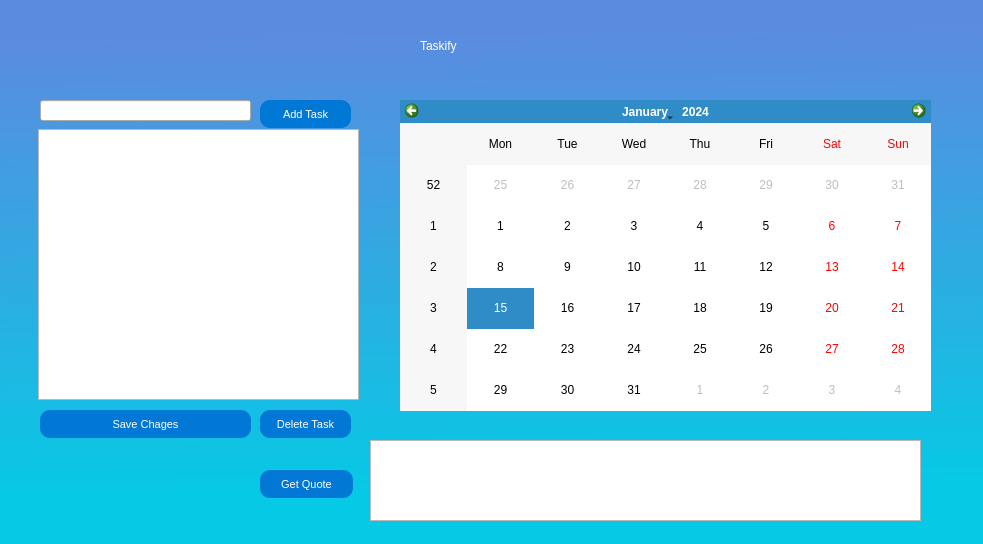
<?xml version="1.0" encoding="UTF-8"?>
<ui version="4.0">
 <class>Form</class>
 <widget class="QWidget" name="Form">
  <property name="enabled">
   <bool>true</bool>
  </property>
  <property name="geometry">
   <rect>
    <x>0</x>
    <y>0</y>
    <width>983</width>
    <height>544</height>
   </rect>
  </property>
  <property name="sizePolicy">
   <sizepolicy hsizetype="Fixed" vsizetype="Fixed">
    <horstretch>0</horstretch>
    <verstretch>0</verstretch>
   </sizepolicy>
  </property>
  <property name="windowTitle">
   <string>Form</string>
  </property>
  <property name="styleSheet">
   <string notr="true"/>
  </property>
  <widget class="QPushButton" name="saveButton">
   <property name="geometry">
    <rect>
     <x>40</x>
     <y>410</y>
     <width>211</width>
     <height>28</height>
    </rect>
   </property>
   <property name="styleSheet">
    <string notr="true">border-radius:10px;
background-color: #0178D6;
color:white;
font:8pt;
</string>
   </property>
   <property name="text">
    <string>Save Chages</string>
   </property>
  </widget>
  <widget class="QListWidget" name="tasksListWidget">
   <property name="geometry">
    <rect>
     <x>38</x>
     <y>129</y>
     <width>321</width>
     <height>271</height>
    </rect>
   </property>
   <property name="styleSheet">
    <string notr="true"/>
   </property>
  </widget>
  <widget class="QCalendarWidget" name="calendarWidget">
   <property name="geometry">
    <rect>
     <x>400</x>
     <y>100</y>
     <width>531</width>
     <height>311</height>
    </rect>
   </property>
   <property name="styleSheet">
    <string notr="true"/>
   </property>
  </widget>
  <widget class="QLineEdit" name="taskLineEdit">
   <property name="geometry">
    <rect>
     <x>40</x>
     <y>100</y>
     <width>211</width>
     <height>21</height>
    </rect>
   </property>
  </widget>
  <widget class="QWidget" name="bgwidget" native="true">
   <property name="geometry">
    <rect>
     <x>0</x>
     <y>0</y>
     <width>983</width>
     <height>544</height>
    </rect>
   </property>
   <property name="styleSheet">
    <string notr="true">QWidget#bgwidget{
background-color: qlineargradient(spread:pad, x1:0.542289, y1:0.057, x2:0.56204, y2:0.903, stop:0 rgba(91, 139, 223, 255), stop:1 rgba(6, 201, 229, 255));}</string>
   </property>
   <widget class="QLabel" name="label">
    <property name="geometry">
     <rect>
      <x>420</x>
      <y>0</y>
      <width>161</width>
      <height>91</height>
     </rect>
    </property>
    <property name="styleSheet">
     <string notr="true">font: 30pt &quot;MS Shell Dlg 2&quot;; color:rgb(255, 255, 255)</string>
    </property>
    <property name="text">
     <string>Taskify</string>
    </property>
   </widget>
   <widget class="QPushButton" name="deleteButton">
    <property name="geometry">
     <rect>
      <x>260</x>
      <y>410</y>
      <width>91</width>
      <height>28</height>
     </rect>
    </property>
    <property name="styleSheet">
     <string notr="true">border-radius:10px;
background-color: #0178D6;
color:white;
font:8pt;
</string>
    </property>
    <property name="text">
     <string>Delete Task</string>
    </property>
   </widget>
   <widget class="QPushButton" name="randomQuoteButton">
    <property name="geometry">
     <rect>
      <x>260</x>
      <y>470</y>
      <width>93</width>
      <height>28</height>
     </rect>
    </property>
    <property name="styleSheet">
     <string notr="true">border-radius:10px;
background-color: #0178D6;
color:white;
font:8pt;
</string>
    </property>
    <property name="text">
     <string>Get Quote</string>
    </property>
   </widget>
   <widget class="QPlainTextEdit" name="quoteTextEdit">
    <property name="geometry">
     <rect>
      <x>370</x>
      <y>440</y>
      <width>551</width>
      <height>81</height>
     </rect>
    </property>
    <property name="styleSheet">
     <string notr="true"/>
    </property>
    <property name="plainText">
     <string/>
    </property>
   </widget>
   <widget class="QPushButton" name="addButton">
    <property name="geometry">
     <rect>
      <x>260</x>
      <y>100</y>
      <width>91</width>
      <height>28</height>
     </rect>
    </property>
    <property name="styleSheet">
     <string notr="true">border-radius:10px;
background-color: #0178D6;
color:white;
font:8pt;
</string>
    </property>
    <property name="text">
     <string>Add Task</string>
    </property>
   </widget>
  </widget>
  <zorder>bgwidget</zorder>
  <zorder>saveButton</zorder>
  <zorder>tasksListWidget</zorder>
  <zorder>calendarWidget</zorder>
  <zorder>taskLineEdit</zorder>
 </widget>
 <resources/>
 <connections/>
</ui>
